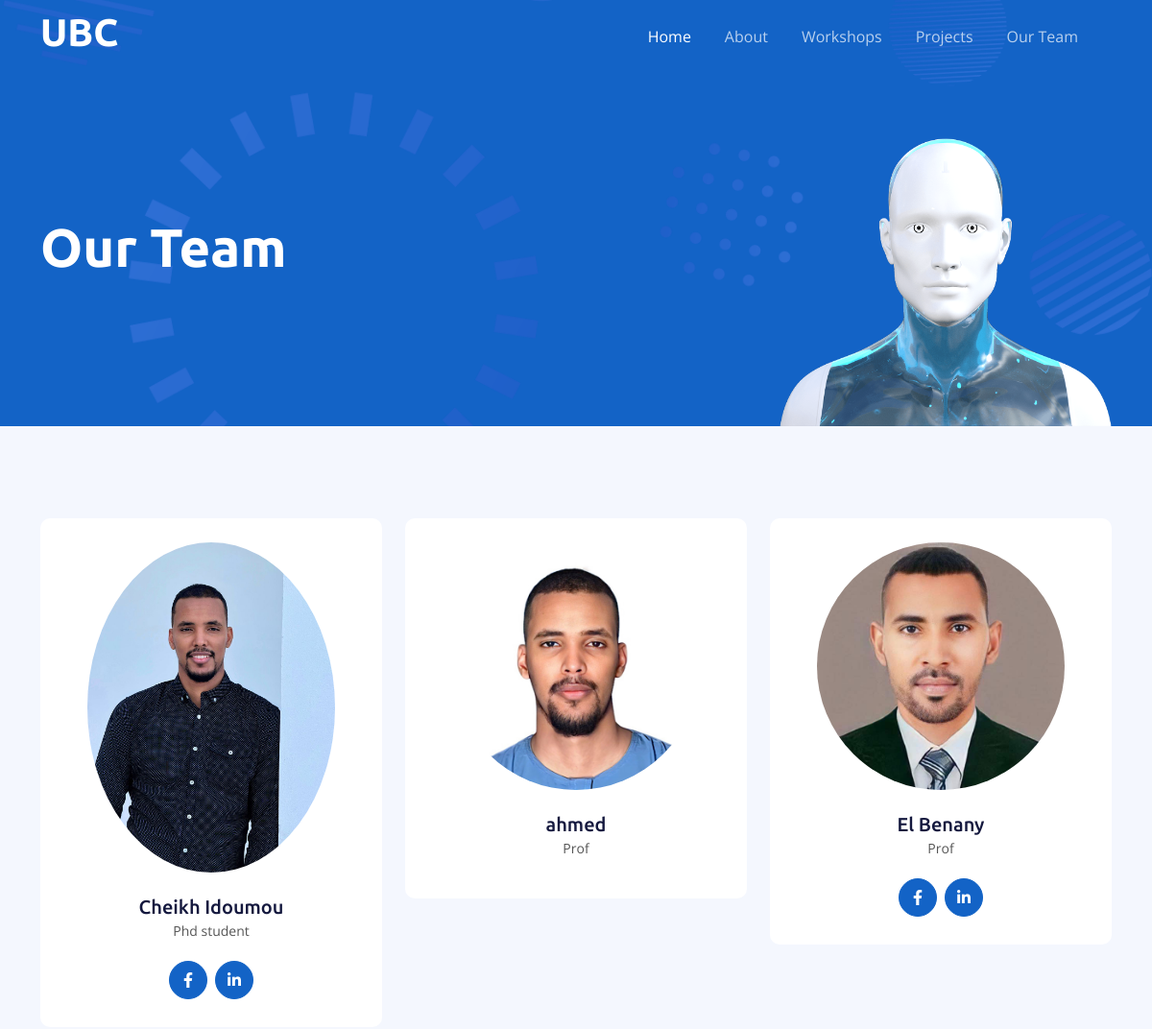
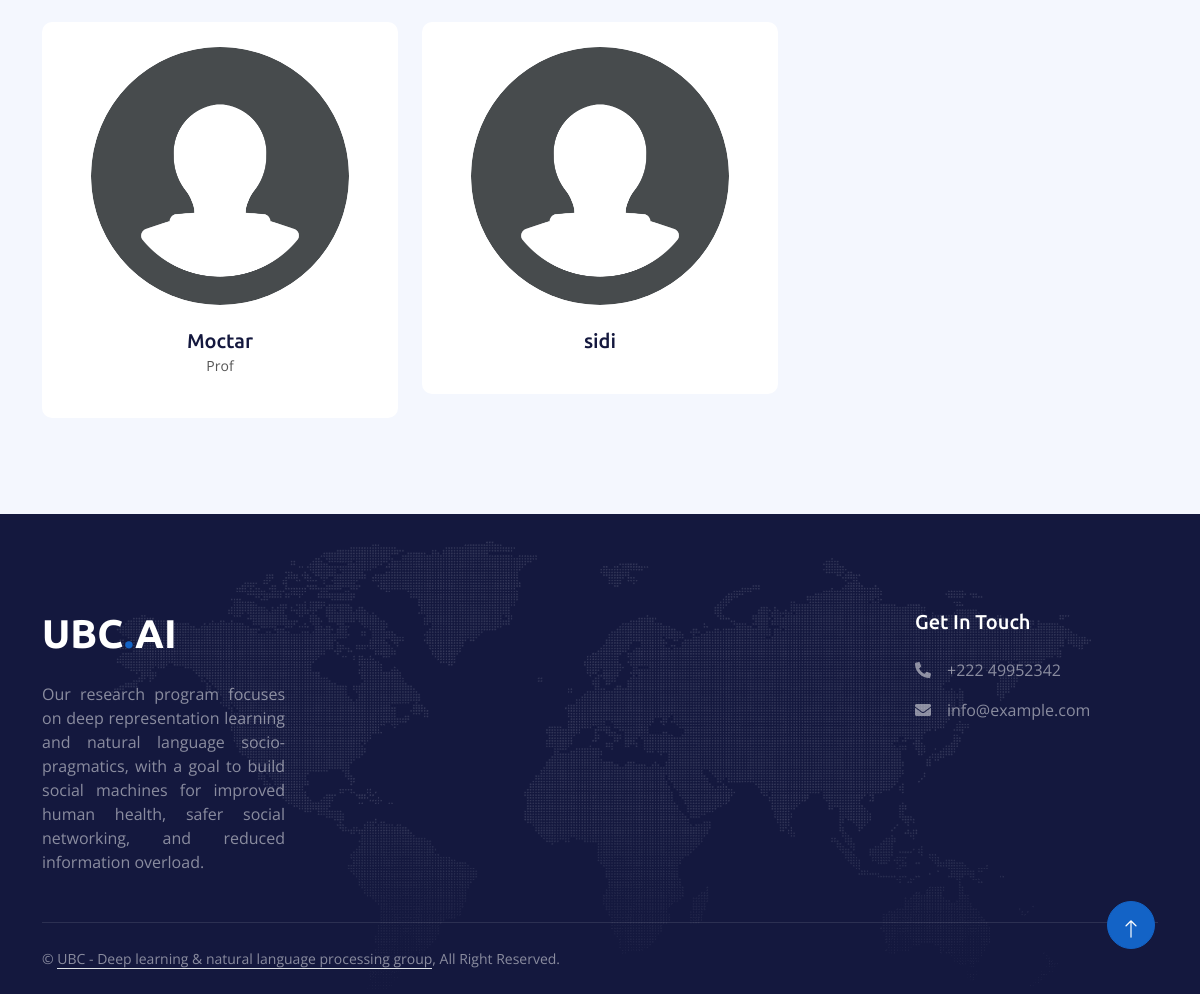
Page /team/ on the committed database (2 pictures, top to bottom).
### contents/models.py (models this page shows, shortened)
class Personne (models.Model):
    name = models.CharField(max_length=100)
    description = models.TextField(max_length=200, null=True, blank= True)
    photo = models.FileField(upload_to='Team photos', null=True, blank= True)
    post = models.CharField(max_length=100, null=True, blank= True)
    university = models.CharField(max_length=100, null=True, blank= True)
    facebook = models.CharField(max_length=100 , null=True, blank= True)
    linkedin = models.CharField(max_length=100 , null=True, blank= True)

### pages/views.py (the view)
# urls.py: path('team/', views.members, name = 'team'),
def members(request):
    return render(request, 'pages/team.html', {'team':team})

### templates/pages/team.html (shortened to what this page needs)
{% extends "base.html" %}
{% load static %}
{% block content %}
    <div class="container-fluid pt-5 bg-primary hero-header">
        <div class="container pt-5">
            <div class="row g-5 pt-5">
                <div class="col-lg-6 align-self-center text-center text-lg-start mb-lg-5">
                    <h1 class="display-4 text-white mb-4 animated slideInRight">Our Team</h1>
                </div>
                <div class="col-lg-6 align-self-end text-center text-lg-end">
                    <img class="img-fluid" src="{% static 'img/hero-img.png' %}" alt="" style="max-height: 300px;">
                </div>
            </div>
        </div>
    </div>
<div class="container-fluid bg-light py-5">
    <div class="container py-5">
        <div class="row g-5 align-items-start">
            <div class=" wow fadeIn" data-wow-delay="0.1s">
                <div class="row g-4">
                    {% for member in team %}
                    <div class="col-md-4 wow fadeIn" data-wow-delay="0.1s">
                        <div class="team-item bg-white text-center rounded p-4 pt-0">
                            {% if member.photo %}
                                    <img class="img-fluid rounded-circle p-4" src="{{ member.photo.url }}" alt="{{ member.name }}" loading="lazy">
                            {% else %}
                                    <img class="img-fluid rounded-circle p-4" src="{% static 'img/default_image.png' %}" alt="{{ member.name }}" loading="lazy">
                            {% endif %}
                            <h5 class="mb-0">{{ member.name }}</h5>
                            {% if member.post %}
                            <small>{{ member.post }}</small>
                            {% endif %}
                            <div class="d-flex justify-content-center mt-3">
                                {% if member.facebook %}
                                <a class="btn btn-square btn-primary m-1" href="{{ member.facebook }}"><i class="fab fa-facebook-f"></i></a>
                                {% endif %}
                                {% if member.linkedin %}
                                <a class="btn btn-square btn-primary m-1" href="{{ member.linkedin }}"><i class="fab fa-linkedin-in"></i></a>
                                {% endif %}
                            </div>
                        </div>
                    </div>
                    {% endfor %}
                </div>
            </div>
        </div>
    </div>
</div>
    {% endblock %}

### dlnlp/static/css/style.css (style rules this page uses)
:root { --primary: #1363C6; --secondary: #15ACE1; --light: #F4F7FE; --dark: #14183E; }
h1, h2, h3, .fw-bold { font-weight: 700 !important; }
h4, h5, h6, .fw-medium { font-weight: 500 !important; }
.btn { font-weight: 500; transition: .5s; }
.btn-square { width: 38px; height: 38px; }
.btn-square, .btn-sm-square, .btn-lg-square { padding: 0; display: flex; align-items: center; justify-content: center; font-weight: normal; border-radius: 50px; }
.hero-header { margin-top: -75px; background: url(../img/bg-hero.png) center center no-repeat; background-size: cover; }
.team-item { transition: .5s; border: 1px solid transparent; transition: .5s; }
.btn-square { display: flex; justify-content: center; align-items: center; width: 40px; height: 40px; }

### rows in the picture
Personne: photo (picture), name "Cheikh Idoumou", post "Phd student"
Personne: photo (picture), name "ahmed", post "Prof"
Personne: photo (picture), name "El Benany", post "Prof"
Personne: name "Moctar", post "Prof"
Personne: name "sidi"
